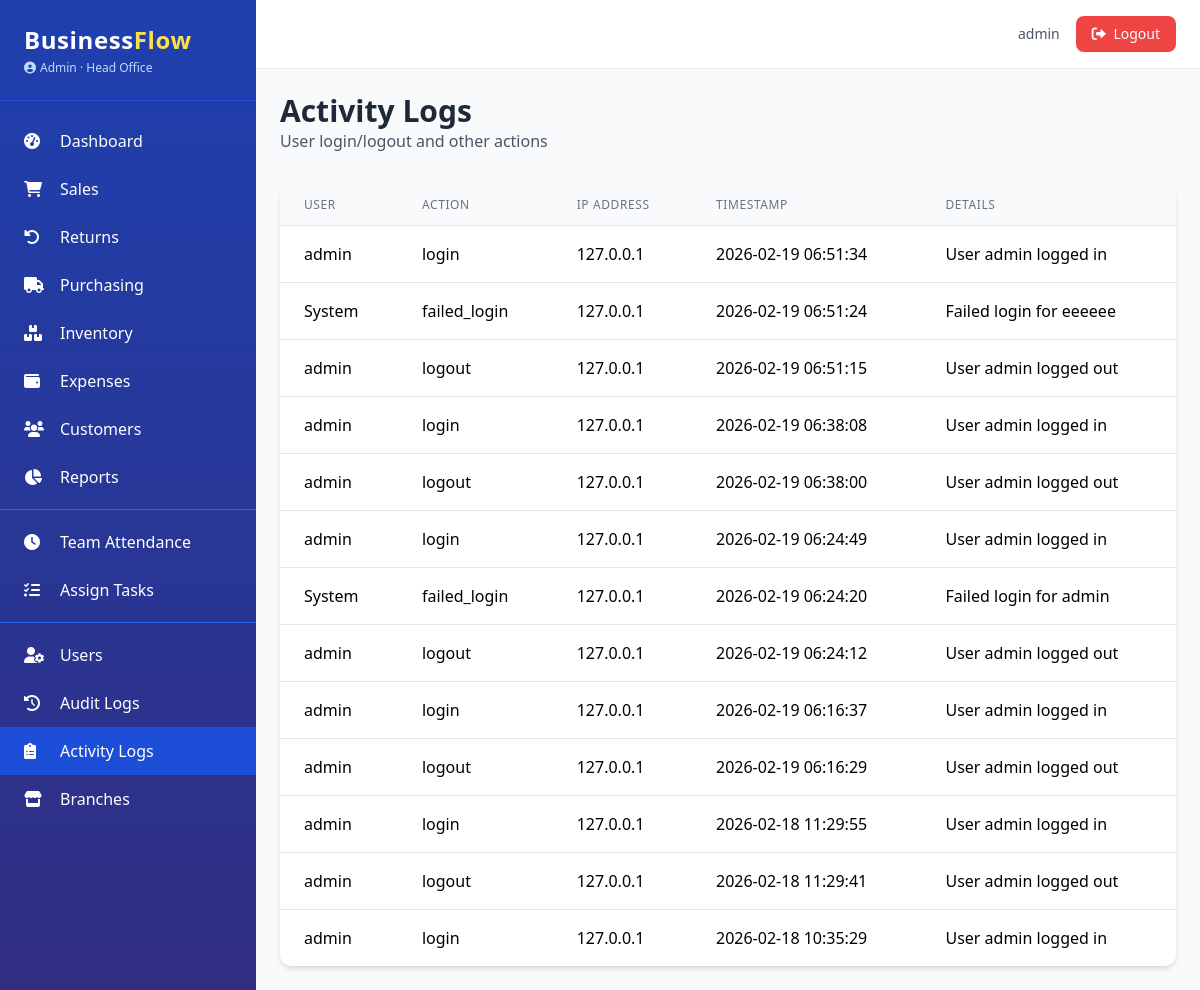
Before: /admin/activity-logs (signed in) with the older database file.
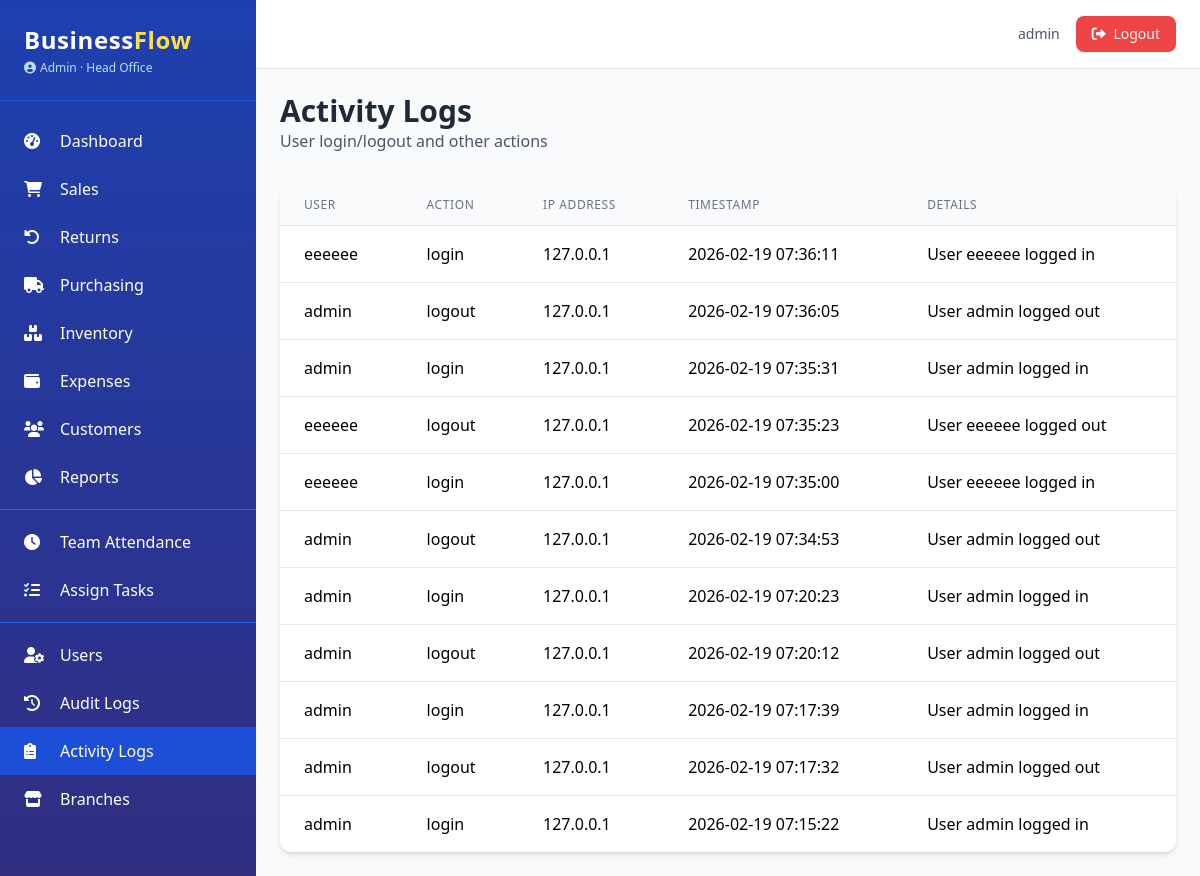
After: the same page with the newer database file.
### app.py (models this page shows, shortened)
class AuditMixin:
    @declared_attr
    def created_at(cls):
        return db.Column(db.DateTime, default=datetime.utcnow)

class SoftDeleteMixin:
    @classmethod
    def query_active(cls):
        return cls.query.filter(cls.deleted_at.is_(None))

class User(UserMixin, db.Model, AuditMixin, SoftDeleteMixin):
    __tablename__ = 'users'
    id = db.Column(db.Integer, primary_key=True)
    username = db.Column(db.String(80), unique=True, nullable=False)
    email = db.Column(db.String(120), unique=True, nullable=False)
    password_hash = db.Column(db.String(200), nullable=False)
    role = db.Column(db.String(20), nullable=False, default='Staff')
    branch_id = db.Column(db.Integer, db.ForeignKey('branches.id'), nullable=True)
    active = db.Column(db.Boolean, default=True)
    locale = db.Column(db.String(5), default='en')
    phone = db.Column(db.String(20))
    avatar = db.Column(db.String(200))
    last_login = db.Column(db.DateTime)
    branch = db.relationship('Branch', backref='users')
    permissions = db.Column(db.JSON, default=list)
    salary = db.Column(db.Float, nullable=True)
    pay_cycle = db.Column(db.String(20), default='monthly')
    bank_account = db.Column(db.String(50))
    tax_id = db.Column(db.String(50))
    @property
    def is_admin(self):
        return self.role == 'Admin'
    def has_permission(self, perm):
        if self.is_admin:
            return True
        return perm in (self.permissions or [])

class Branch(db.Model):
    __tablename__ = 'branches'
    id = db.Column(db.Integer, primary_key=True)
    name = db.Column(db.String(100), nullable=False)
    location = db.Column(db.String(200))
    phone = db.Column(db.String(20))
    email = db.Column(db.String(120))
    is_active = db.Column(db.Boolean, default=True)
    currency = db.Column(db.String(3), default='USD')
    created_at = db.Column(db.DateTime, default=datetime.utcnow)

class ActivityLog(db.Model):
    __tablename__ = 'activity_logs'
    id = db.Column(db.Integer, primary_key=True)
    user_id = db.Column(db.Integer, db.ForeignKey('users.id'), nullable=True)
    action = db.Column(db.String(50), nullable=False)
    ip_address = db.Column(db.String(45))
    user_agent = db.Column(db.String(200))
    timestamp = db.Column(db.DateTime, default=datetime.utcnow)
    details = db.Column(db.Text)
    user = db.relationship('User', foreign_keys=[user_id])

### app.py (the view)
@admin_bp.route('/activity-logs')
@login_required
@admin_required
def activity_logs():
    page = request.args.get('page', 1, type=int)
    per_page = app.config.get('ITEMS_PER_PAGE', 20)
    pagination = ActivityLog.query.order_by(ActivityLog.timestamp.desc()).paginate(page=page, per_page=per_page, error_out=False)
    return render_template('admin/activity_logs.html', pagination=pagination)

### app.py (called while the page is built)
@login_manager.user_loader
def load_user(user_id):
    return User.query_active().filter_by(id=int(user_id)).first()

def admin_required(f):
    @wraps(f)
    def decorated(*args, **kwargs):
        if not current_user.is_authenticated or not current_user.is_admin:
            abort(403)
        return f(*args, **kwargs)
    return decorated

@app.context_processor
def inject_now():
    return {'now': datetime.utcnow(), 'current_year': datetime.utcnow().year}

### templates/admin/activity_logs.html (shortened to what this page needs)
{% extends "base.html" %}
{% block content %}
<div class="mb-8">
    <h1 class="text-3xl font-bold text-gray-800">Activity Logs</h1>
    <p class="text-gray-600">User login/logout and other actions</p>
</div>
<div class="bg-white rounded-xl shadow-md overflow-hidden">
    <table class="min-w-full divide-y divide-gray-200">
        <thead class="bg-gray-50">
            <tr>
                <th class="px-6 py-3 text-left text-xs font-medium text-gray-500 uppercase tracking-wider">User</th>
                <th class="px-6 py-3 text-left text-xs font-medium text-gray-500 uppercase tracking-wider">Action</th>
                <th class="px-6 py-3 text-left text-xs font-medium text-gray-500 uppercase tracking-wider">IP Address</th>
                <th class="px-6 py-3 text-left text-xs font-medium text-gray-500 uppercase tracking-wider">Timestamp</th>
                <th class="px-6 py-3 text-left text-xs font-medium text-gray-500 uppercase tracking-wider">Details</th>
            </tr>
        </thead>
        <tbody class="bg-white divide-y divide-gray-200">
            {% for log in pagination.items %}
            <tr class="hover:bg-gray-50">
                <td class="px-6 py-4 whitespace-nowrap">{{ log.user.username if log.user else 'System' }}</td>
                <td class="px-6 py-4 whitespace-nowrap">{{ log.action }}</td>
                <td class="px-6 py-4 whitespace-nowrap">{{ log.ip_address or '—' }}</td>
                <td class="px-6 py-4 whitespace-nowrap">{{ log.timestamp.strftime('%Y-%m-%d %H:%M:%S') }}</td>
                <td class="px-6 py-4">{{ log.details or '—' }}</td>
            </tr>
            {% else %}
            <tr>
                <td colspan="5" class="px-6 py-4 text-center text-gray-500">No activity logs found.</td>
            </tr>
            {% endfor %}
        </tbody>
    </table>
</div>
{% endblock %}

### templates/base.html (shortened to what this page needs)
<!DOCTYPE html>
<html lang="en">
<head>
    <script src="https://cdn.tailwindcss.com"></script>
    <link rel="stylesheet" href="https://cdnjs.cloudflare.com/ajax/libs/font-awesome/6.0.0-beta3/css/all.min.css">
</head>
<body class="bg-gray-50 font-sans antialiased">
    <div class="flex h-screen">
        <aside class="w-64 bg-gradient-to-b from-blue-800 to-indigo-900 text-white flex-shrink-0 hidden md:block overflow-y-auto shadow-xl">
            <div class="p-6 border-b border-blue-700">
                <h1 class="text-2xl font-bold tracking-wide">Business<span class="text-yellow-300">Flow</span></h1>
                <p class="text-xs text-blue-200 mt-1 flex items-center">
                    <i class="fas fa-user-circle mr-1"></i> {{ current_user.role }}
                    {% if current_user.branch %}
                        · {{ current_user.branch.name }}
                    {% endif %}
                </p>
            </div>
            <nav class="mt-4 pb-6">
                {% if current_user.has_permission('access_dashboard') or current_user.is_admin %}
                <a href="{{ url_for('dashboard.index') }}" class="flex items-center py-3 px-6 hover:bg-blue-700 transition {% if request.endpoint == 'dashboard.index' %}bg-blue-700{% endif %}">
                    <i class="fas fa-tachometer-alt w-6"></i><span class="ml-3">Dashboard</span>
                </a>
                {% endif %}
                {% if current_user.has_permission('view_sales') %}
                <a href="{{ url_for('sales.list') }}" class="flex items-center py-3 px-6 hover:bg-blue-700 transition {% if request.endpoint.startswith('sales.') %}bg-blue-700{% endif %}">
                    <i class="fas fa-shopping-cart w-6"></i><span class="ml-3">Sales</span>
                </a>
                {% endif %}
                {% if current_user.has_permission('view_sales') %}
                <a href="{{ url_for('returns.list') }}" class="flex items-center py-3 px-6 hover:bg-blue-700 transition {% if request.endpoint.startswith('returns.') %}bg-blue-700{% endif %}">
                    <i class="fas fa-undo-alt w-6"></i><span class="ml-3">Returns</span>
                </a>
                {% endif %}
                {% if current_user.has_permission('view_purchases') %}
                <a href="{{ url_for('purchasing.purchase_order_list') }}" class="flex items-center py-3 px-6 hover:bg-blue-700 transition {% if request.endpoint.startswith('purchasing.') %}bg-blue-700{% endif %}">
                    <i class="fas fa-truck w-6"></i><span class="ml-3">Purchasing</span>
                </a>
                {% endif %}
                {% if current_user.has_permission('view_inventory') %}
                <a href="{{ url_for('inventory.product_list') }}" class="flex items-center py-3 px-6 hover:bg-blue-700 transition {% if request.endpoint.startswith('inventory.') %}bg-blue-700{% endif %}">
                    <i class="fas fa-boxes w-6"></i><span class="ml-3">Inventory</span>
                </a>
                {% endif %}
                {% if current_user.has_permission('view_expenses') %}
                <a href="{{ url_for('expenses.list') }}" class="flex items-center py-3 px-6 hover:bg-blue-700 transition {% if request.endpoint.startswith('expenses.') %}bg-blue-700{% endif %}">
                    <i class="fas fa-wallet w-6"></i><span class="ml-3">Expenses</span>
                </a>
                {% endif %}
                {% if current_user.has_permission('view_customers') %}
                <a href="{{ url_for('crm.customer_list') }}" class="flex items-center py-3 px-6 hover:bg-blue-700 transition {% if request.endpoint.startswith('crm.') %}bg-blue-700{% endif %}">
                    <i class="fas fa-users w-6"></i><span class="ml-3">Customers</span>
                </a>
                {% endif %}
                {% if current_user.has_permission('view_reports') %}
                <a href="{{ url_for('reports.index') }}" class="flex items-center py-3 px-6 hover:bg-blue-700 transition {% if request.endpoint.startswith('reports.') %}bg-blue-700{% endif %}">
                    <i class="fas fa-chart-pie w-6"></i><span class="ml-3">Reports</span>
                </a>
                {% endif %}
                {% if current_user.has_permission('manage_team') %}
                <div class="border-t border-blue-600 my-2"></div>
                <a href="#" class="flex items-center py-3 px-6 hover:bg-blue-700 transition">
                    <i class="fas fa-clock w-6"></i><span class="ml-3">Team Attendance</span>
                </a>
                <a href="#" class="flex items-center py-3 px-6 hover:bg-blue-700 transition">
                    <i class="fas fa-tasks w-6"></i><span class="ml-3">Assign Tasks</span>
                </a>
                {% endif %}
                {% if current_user.has_permission('manage_users') %}
                <div class="border-t border-blue-600 my-2"></div>
                <a href="{{ url_for('admin.users') }}" class="flex items-center py-3 px-6 hover:bg-blue-700 transition {% if request.endpoint == 'admin.users' %}bg-blue-700{% endif %}">
                    <i class="fas fa-user-cog w-6"></i><span class="ml-3">Users</span>
                </a>
                <a href="{{ url_for('admin.audit_logs') }}" class="flex items-center py-3 px-6 hover:bg-blue-700 transition {% if request.endpoint == 'admin.audit_logs' %}bg-blue-700{% endif %}">
                    <i class="fas fa-history w-6"></i><span class="ml-3">Audit Logs</span>
                </a>
                <a href="{{ url_for('admin.activity_logs') }}" class="flex items-center py-3 px-6 hover:bg-blue-700 transition {% if request.endpoint == 'admin.activity_logs' %}bg-blue-700{% endif %}">
                    <i class="fas fa-clipboard-list w-6"></i><span class="ml-3">Activity Logs</span>
                </a>
                <a href="#" class="flex items-center py-3 px-6 hover:bg-blue-700 transition">
                    <i class="fas fa-store w-6"></i><span class="ml-3">Branches</span>
                </a>
                {% endif %}
            </nav>
        </aside>
        <div class="flex-1 flex flex-col overflow-hidden">
            <header class="bg-white shadow-sm border-b border-gray-200">
                <div class="flex justify-between items-center py-4 px-6">
                    <div class="flex items-center space-x-4 ml-auto">
                        <span class="text-sm text-gray-600">{{ current_user.username }}</span>
                        <a href="{{ url_for('auth.logout') }}" class="bg-red-500 hover:bg-red-600 text-white px-4 py-2 rounded-lg text-sm transition shadow-sm">
                            <i class="fas fa-sign-out-alt mr-1"></i> Logout
                        </a>
                    </div>
                </div>
            </header>
            <main class="flex-1 overflow-y-auto p-6 bg-gray-50">
                {% block content %}{% endblock %}
            </main>
        </div>
    </div>
</body>
</html>

Changed rows visible on the page:
removed ActivityLog: user "admin", action "login", ip_address "127.0.0.1", timestamp "2026-02-19 06:51:34", details "User admin logged in"
removed ActivityLog: user "System", action "failed_login", ip_address "127.0.0.1", timestamp "2026-02-19 06:51:24", details "Failed login for eeeeee"
changed ActivityLog (number 1 of 11 on the later page): user "admin" → "eeeeee"; action "logout" → "login"; timestamp "2026-02-19 06:51:15" → "2026-02-19 07:36:11"; details "User admin logged out" → "User eeeeee logged in"
changed ActivityLog (number 2 of 11 on the later page): action "login" → "logout"; timestamp "2026-02-19 06:38:08" → "2026-02-19 07:36:05"; details "User admin logged in" → "User admin logged out"
changed ActivityLog (number 3 of 11 on the later page): action "logout" → "login"; timestamp "2026-02-19 06:38:00" → "2026-02-19 07:35:31"; details "User admin logged out" → "User admin logged in"
changed ActivityLog: user "admin" → "eeeeee"; action "login" → "logout"; timestamp "2026-02-19 06:24:49" → "2026-02-19 07:35:23"; details "User admin logged in" → "User eeeeee logged out"
changed ActivityLog (number 5 of 11 on the later page): user "System" → "eeeeee"; action "failed_login" → "login"; timestamp "2026-02-19 06:24:20" → "2026-02-19 07:35:00"; details "Failed login for admin" → "User eeeeee logged in"
changed ActivityLog (number 6 of 11 on the later page): timestamp "2026-02-19 06:24:12" → "2026-02-19 07:34:53"
changed ActivityLog (number 7 of 11 on the later page): timestamp "2026-02-19 06:16:37" → "2026-02-19 07:20:23"
changed ActivityLog (number 8 of 11 on the later page): timestamp "2026-02-19 06:16:29" → "2026-02-19 07:20:12"
changed ActivityLog (number 9 of 11 on the later page): timestamp "2026-02-18 11:29:55" → "2026-02-19 07:17:39"
changed ActivityLog (number 10 of 11 on the later page): timestamp "2026-02-18 11:29:41" → "2026-02-19 07:17:32"
changed ActivityLog (number 11 of 11 on the later page): timestamp "2026-02-18 10:35:29" → "2026-02-19 07:15:22"
